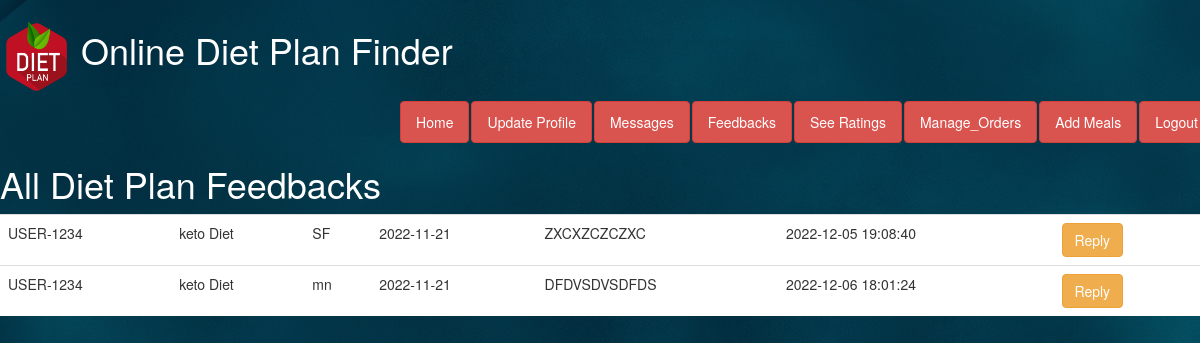
The app's page /n_feedbacks.php (signed in) with its own data.
### tables this page shows
CREATE TABLE IF NOT EXISTS `feedback` (
  `FID` int(11) NOT NULL AUTO_INCREMENT,
  `UID` int(11) NOT NULL,
  `DID` int(11) NOT NULL,
  `Message` varchar(500) NOT NULL,
  `reply` varchar(500) DEFAULT NULL,
  `date_message` date NOT NULL,
  `date_reply` datetime DEFAULT NULL,
  `NID` int(11) NOT NULL,
  PRIMARY KEY (`FID`)
);

CREATE TABLE IF NOT EXISTS `user` (
  `UID` int(11) NOT NULL AUTO_INCREMENT,
  `name` varchar(20) NOT NULL,
  `username` varchar(100) NOT NULL,
  `phone` varchar(13) NOT NULL,
  `email` varchar(50) NOT NULL,
  `password` varchar(20) NOT NULL,
  `type` varchar(30) NOT NULL,
  `status` varchar(30) NOT NULL,
  `pic` varchar(500) DEFAULT NULL,
  `intro` varchar(1000) DEFAULT NULL,
  `qualification` varchar(200) DEFAULT NULL,
  `experience` varchar(400) DEFAULT NULL,
  PRIMARY KEY (`UID`)
);

CREATE TABLE IF NOT EXISTS `diet_plan` (
  `DID` int(11) NOT NULL AUTO_INCREMENT,
  `HID` int(11) NOT NULL,
  `UID` int(11) NOT NULL,
  `Diet_name` varchar(500) NOT NULL,
  `diet_food` varchar(5000) NOT NULL,
  `diet_limit` varchar(5000) NOT NULL,
  `health_benefits` varchar(5000) NOT NULL,
  `downside` varchar(5000) NOT NULL,
  `daily_calories` int(100) NOT NULL,
  `description` varchar(5000) NOT NULL,
  `price` int(11) NOT NULL,
  `average_rating` int(11) DEFAULT NULL,
  `image` varchar(500) DEFAULT NULL,
  PRIMARY KEY (`DID`)
);

### n_feedbacks.php (the view, shortened to what this page needs)
 <!DOCTYPE html>
<html lang="en">
  <head>
    <link rel="stylesheet" href="https://cdnjs.cloudflare.com/ajax/libs/font-awesome/4.7.0/css/font-awesome.min.css">
    <link href="css/bootstrap.min.css" rel="stylesheet">
<link rel="stylesheet" href="https://maxcdn.bootstrapcdn.com/bootstrap/3.4.1/css/bootstrap.min.css">
  </head>
  <body  >
  <div class="navbar" style="background-color: url(img/baC.jpg)"  >
     <header><b><a href="nutritionist.php"> <h1 style="color:white" ><img src="img/logo1.png" width="70px" height="70px"> Online Diet Plan Finder</h1></a></header>
                     <ul class="nav nav-pills navbar-right">
                     <li><a style="color:white" class="btn btn-danger" href="nutritionist.php" >Home</a></li>
                                                      <li><a style="color:white" class="btn btn-danger" href="update_nutritionist.php" >Update Profile</a></li>
                                                      <li><a style="color:white" class="btn btn-danger" href="n_messages.php" >Messages</a></li>
                                                      <li><a style="color:white" class="btn btn-danger" href="n_feedbacks.php" >Feedbacks</a></li>
                                                      <li><a style="color:white" class="btn btn-danger" href="view_ratings.php" >See Ratings</a></li>
                                                        <li><a style="color:white" class="btn btn-danger" href="manage_orders.php" >Manage_Orders</a></li>
                                                        <li><a style="color:white" class="btn btn-danger" href="Add_meals.php" >Add Meals</a></li>
                                                    <li><a href="logout.php" style="color:white" class="btn btn-danger" style="color:white" >Logout</a></li>
                            </ul>
        </div>
 <span style="background-image: url(img/baC.jpg)">
<h1 STYLE="COLOR:WHITE">All Diet Plan Feedbacks</h1>
  <table class="table">
<?php
$NID=$_SESSION['UID'];
$conn=mysqli_connect('localhost','root','','diet');
$sql="select * from feedback WHERE NID=$NID";
$result=mysqli_query($conn,$sql);
$num=mysqli_num_rows($result);
if($num>0){
  while($row=mysqli_fetch_assoc($result)){
    $FID=$row['FID'];
    $UID=$row['UID'];
    $DID=$row['DID'];
    $message=$row['Message'];
    $reply=$row['reply'];
    $date_message=$row['date_message'];
    $date_reply=$row['date_reply'];
?>
 <?php
 $user="select * from user  where UID='$UID';";
$res=mysqli_query($conn,$user);
$r=mysqli_fetch_assoc($res);
@$nameclient=$r['username'];
?>
 <?php
 $user="select * from diet_plan  where DID='$DID';";
$res=mysqli_query($conn,$user);
$r=mysqli_fetch_assoc($res);
@$dname=$r['Diet_name'];
?>
<?php
echo "<tr>";
 echo "<td> $nameclient </td>";
 echo "<td> $dname </td>";
 echo "<td> $message </td>";
 echo "<td> $date_message </td>";
 echo "<td> $reply </td>";
  echo "<td> $date_reply </td>";
 echo "<td><a href='view_feedback.php?FID=$FID&&DID=$DID' class='btn btn-warning' >Reply</a></td>";
echo "</tr>";
}
}
?>
</table>
</body>
</html>

### n_feedbacks.php (style rules this page uses)
body { background-image: url(img/baC.jpg); }
td { background-color:white; }

### records on screen
feedback: UID.username "USER-1234", DID.Diet_name "keto Diet", Message "SF", date_message "2022-11-21", reply "ZXCXZCZCZXC", date_reply "2022-12-05 19:08:40"
feedback: UID.username "USER-1234", DID.Diet_name "keto Diet", Message "mn", date_message "2022-11-21", reply "DFDVSDVSDFDS", date_reply "2022-12-06 18:01:24"
